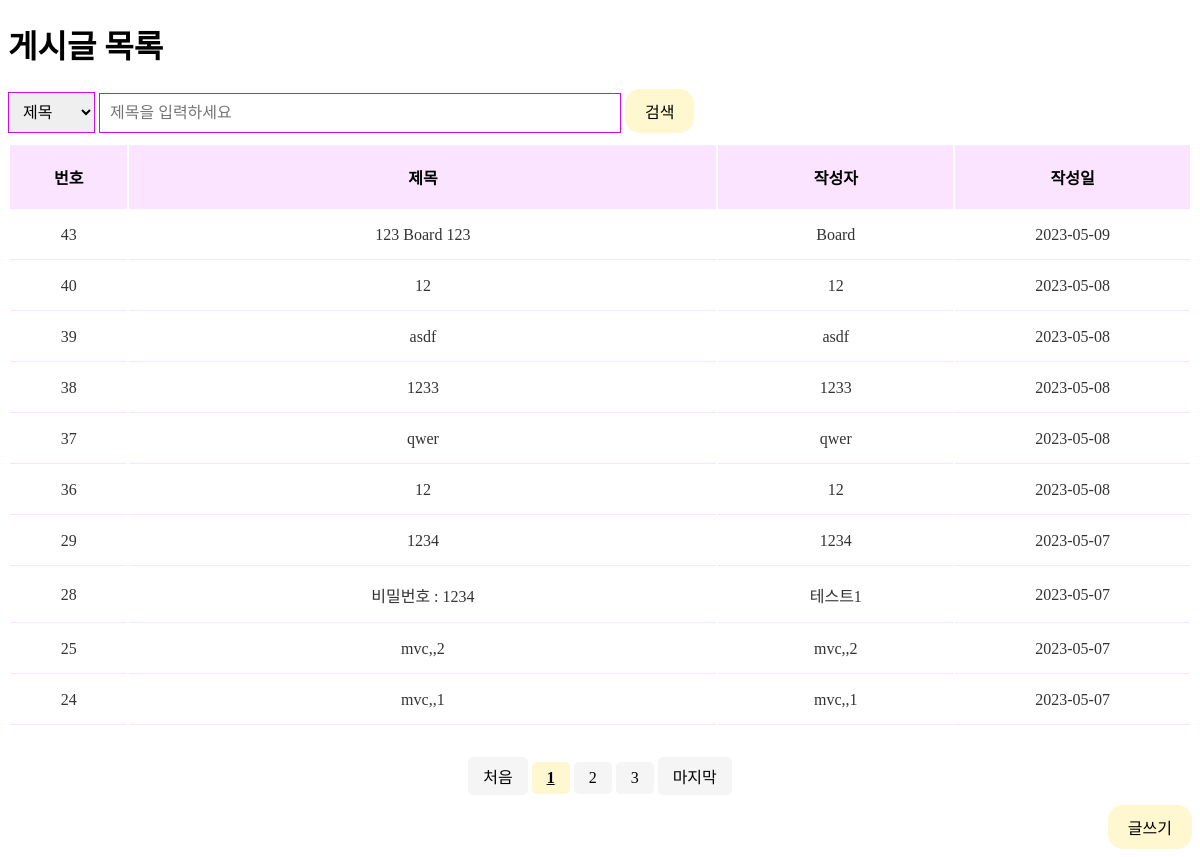
The app's page /board with its own data.
### tables this page shows
CREATE TABLE `post` (
  `idx` int(11) NOT NULL,
  `title` varchar(50) NOT NULL,
  `content` varchar(2000) NOT NULL,
  `author` varchar(30) NOT NULL,
  `created_at` date NOT NULL DEFAULT current_timestamp(),
  `password` varchar(255) NOT NULL
);

### controller/BoardController.php (called while the page is built, shortened)
<?php
require_once '../model/BoardModel.php';
require_once '../view/BoardView.php';
class BoardController {
    private $model;
    private $view;
    public function __construct(){
        $this -> model = new BoardModel();
        $this -> view = new BoardView();
    }
    public function listPost($search_option, $search){
        $perPage = 10;
        $currentPage = $_GET['page'] ? $_GET['page'] : 1;
        $start = ($currentPage - 1) * $perPage;
        $total = $this -> model -> getTotalPost($search_option, $search);
        $totalPage = ceil($total / $perPage);
        $post = $this -> model -> getListPost($search_option, $search, $start, $perPage);
        $this -> view -> showListPost($post, $search_option, $search, $currentPage, $totalPage);
    }
}
?>

### model/BoardModel.php (called while the page is built, shortened)
<?php
require_once '../database/BoardDatabase.php';
class BoardModel {
    private $db;
    public function __construct(){
        $this -> db = BoardDatabase::getInstance() -> getPdo();
    }
    public function getTotalPost($search_option, $search) {
        if(!$search){
            $sql = "SELECT COUNT(*) AS total FROM post";
        } else {
            $sql = "SELECT COUNT(*) AS total FROM post WHERE {$search_option} LIKE '%{$search}%'";
        }
        $stmt = $this -> db -> prepare($sql);
        $stmt -> execute();
        $result = $stmt -> fetch(PDO::FETCH_ASSOC);
        return $result['total'];
    }
    public function getListPost($search_option, $search, $start, $perPage){
        if(!$search){
            $sql = "SELECT * FROM post ORDER BY idx DESC LIMIT {$start}, {$perPage}";
        } else {
            $sql = "SELECT * FROM post WHERE {$search_option} LIKE '%{$search}%' ORDER BY idx DESC LIMIT {$start}, {$perPage}";
        }
        $stmh = $this -> db -> prepare($sql);
        $stmh -> execute();
        $result = $stmh -> fetchAll();
        return $result;
    }
}
?>

### database/BoardDatabase.php (called while the page is built)
<?php
class BoardDatabase{
    private static $instance = null;
    private $pdo;
    private function __construct(){
        $host = "localhost";
        $username = "root";
        $password = "";
        $dbname="board";
        try {
            $this -> pdo = new PDO("mysql:host=$host;dbname=$dbname;charset=utf8", $username, $password);
            $this -> pdo -> setAttribute(PDO::ATTR_ERRMODE, PDO::ERRMODE_EXCEPTION);
        } catch (PDOException $e){
            die('데이터베이스 연결 실패: ' . $e -> getMessage());
        }
    }
    public static function getInstance(){
        if(self::$instance == null){
            self::$instance = new BoardDatabase();
        }
        return self::$instance;
    }
    public function getPdo(){
        return $this -> pdo;
    }
}
?>

### view/BoardView.php (the view, shortened to what this page needs)
<?php
class BoardView{
    public function showListPost($post, $search_option, $search, $currentPage, $totalPage){
        $titleSelected = ($search_option === 'title') ? 'selected' : '';
        $authorSelected = ($search_option === 'author') ? 'selected' : '';
        $contentSelected = ($search_option === 'content') ? 'selected' : '';
        $this -> title = (!$search) ? "게시글 목록" : "게시글 검색 결과";
        $this -> content = <<<HTML
            <h1>{$this -> title}</h1>
            <form action="/board/index.php" method="post">
                <select name="search_option" id="">
                    <option value="title" {$titleSelected}>제목</option>
                    <option value="author" {$authorSelected}>작성자</option>
                    <option value="content" {$contentSelected}>내용</option>
                </select>
                <input type="text" name="search" placeholder="제목을 입력하세요" value="{$search}" style="display: inline-block;">
                <button type="submit">검색</button>
            </form>
            <table>
                <colgroup>
                    <col width="10%" />
                    <col width="50%" />
                    <col width="20%" />
                    <col width="20%" />
                </colgroup>
                <thead class="thead">
                    <tr>
                        <th>번호</th>
                        <th>제목</th>
                        <th>작성자</th>
                        <th>작성일</th>
                    </tr>
                </thead>
                <tbody class="tbody">
        HTML;
        foreach($post as $row){
            $this -> content .= <<<HTML
                    <tr>
                        <td>
                            {$row['idx']}
                        </td>
                        <td>
                            <a href="/board/view.php?idx={$row['idx']}" class="title">
                                {$row['title']}
                            </a>
                        </td>
                        <td>
                            {$row['author']}
                        </td>
                        <td>
                            {$row['created_at']}
                        </td>
                    </tr>
            HTML;
        }
        $this -> content .= <<<HTML
                </tbody>
            </table>
            <div class="paging">
                <a href="/board/index.php?page=1">처음</a>
        HTML;
        for($page = 1; $page <= $totalPage; $page++){
            if( $page == $currentPage ){
                $this -> content .= <<<HTML
                    <a href="/board/index.php?page={$page}" class="current">{$page}</a>
                HTML;
            } else {
                $this -> content .= <<<HTML
                    <a href="/board/index.php?page={$page}">{$page}</a>
                HTML;
            }
        }
        $this -> content .= <<<HTML
                <a href="/board/index.php?page={$totalPage}">마지막</a>
            </div>
            <div class="btns_wrap">
                <a href="/board/write.php">글쓰기</a>
        HTML;
        echo $this -> content;
    }
}
?>

### style.css (style rules this page uses)
body { max-width: 1280px; }
input, textarea { all: unset; padding: 10px; display: block; width: 100%; max-width: 500px; margin-bottom: 10px; border: 1px solid #d00bf2; }
select { padding: 10px; font-size: 1rem; border: 1px solid #d00bf2; }
a, button { all: unset; display: inline-block; padding: 10px 20px; border-radius: 15px; background-color: #fff7d0; cursor: pointer; }
table { padding-bottom: 30px; width: 100%; table-layout: fixed; }
th { padding: 20px 15px; font-weight: 600; }
td { padding: 15px; text-align: center; color: #333; border-bottom: 1px solid #fbe4ff; }
.thead { background-color: #fbe4ff; }
.tbody { border: 1px solid rgba(0, 0, 0, 0.3); }
.title { all: unset; cursor: pointer; }
.paging { padding-bottom: 10px; text-align: center; }
.paging a { padding: 7px 15px; border-radius: 5px; background-color: #f5f5f5; }
.paging a.current { font-weight: 700; text-decoration: underline; background-color: #fff7d0; }
.btns_wrap { text-align: right; }

### records on screen
post: idx "43", title "123 Board 123", author "Board", created_at "2023-05-09"
post: idx "40", title "12", author "12", created_at "2023-05-08"
post: idx "39", title "asdf", author "asdf", created_at "2023-05-08"
post: idx "38", title "1233", author "1233", created_at "2023-05-08"
post: idx "37", title "qwer", author "qwer", created_at "2023-05-08"
post: idx "36", title "12", author "12", created_at "2023-05-08"
post: idx "29", title "1234", author "1234", created_at "2023-05-07"
post: idx "28", title "비밀번호 : 1234", author "테스트1", created_at "2023-05-07"
post: idx "25", title "mvc,,2", author "mvc,,2", created_at "2023-05-07"
post: idx "24", title "mvc,,1", author "mvc,,1", created_at "2023-05-07"

### other values on screen
$this -> title "게시글 목록"
